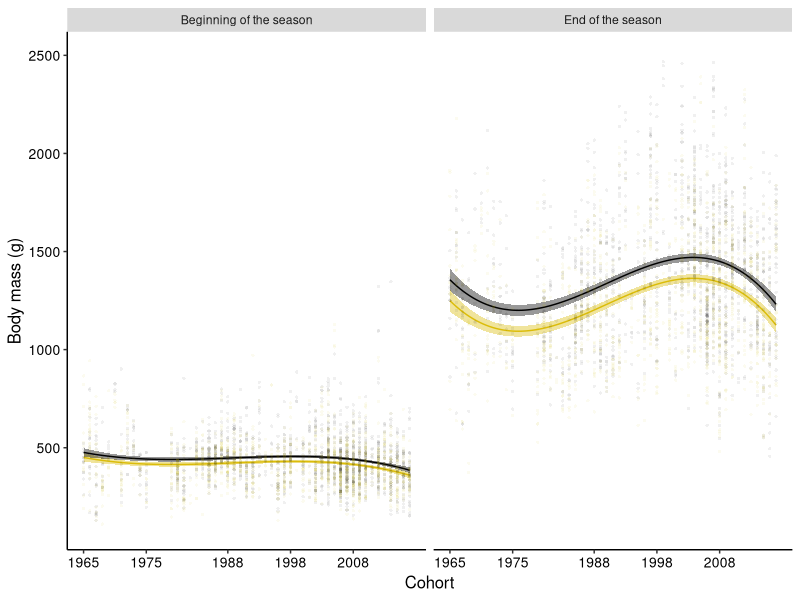

Source code (R):
library(ggplot2)
library(tidyr)
library(dplyr)


theme_set(theme(
  legend.position = "none",
  panel.grid.major = element_blank(),
  panel.grid.minor = element_blank(),
  panel.background = element_blank(),
  axis.line = element_line(colour = "black"),
  axis.title = element_text(size = 12),
  axis.text = element_text(size = 10),
  title = element_text(size = 11),
  plot.tag = element_text(size = 15)
))


variable_names <- list("beg" = "Beginning of the season",
                       "end" = "End of the season")

variable_labeller <- function(variable, value) {
  return(variable_names[value])
}


male_col <- "black"
female_col <- "#dbbc09"


df <- read.csv("data/tb_annualid.csv") #nolint
df <- subset(df, df$age_class == "J")
df <- subset(df, !is.na(df$massaug))
df$year_recruit_sc <- scale(df$year_recruit)

df_long <- df %>%
  pivot_longer(
    cols = c(massjun, massaug),
    names_to = "season",
    values_to = "mass"
  ) %>%
  mutate(season = ifelse(season == "massjun", "beg", "end"))

head(df_long)


###############
# Mod aug
###############

mod_aug_1 <- lm(massaug ~ poly(year_recruit_sc, 3) * sex, data = df)

mod_aug_2 <- lm(massaug ~ poly(year_recruit_sc, 3) + sex, data = df)

anova(mod_aug_1, mod_aug_2)

mod_aug <- mod_aug_2

summary(mod_aug)

eff_data_aug <- data.frame(effects::effect(c("sex:year_recruit_sc"),
                                           mod_aug, partial.residuals = TRUE))

eff_data_aug$season <- as.factor(rep("end", nrow(eff_data_aug)))


###############
# Mod jun
###############

mod_jun_1 <- lm(massjun ~ poly(year_recruit_sc, 3) * sex, data = df)

mod_jun_2 <- lm(massjun ~ poly(year_recruit_sc, 3) + sex, data = df)

anova(mod_jun_1, mod_jun_2)

mod_jun <- mod_jun_2

summary(mod_jun)

eff_data_jun <- data.frame(effects::effect(c("sex:year_recruit_sc"),
                                           mod_jun, partial.residuals = TRUE))

eff_data_jun$season <- as.factor(rep("beg", nrow(eff_data_jun)))



################ Combine ################

eff_data <- merge(eff_data_jun, eff_data_aug, all = TRUE)


juvenile_trend <- ggplot(eff_data, aes(x = year_recruit_sc,
                                       y = fit,
                                       color = sex)) +
  facet_wrap(~season, labeller = variable_labeller) +
  geom_ribbon(data = eff_data, aes(ymin = lower, # Model's predictions SE
                                   ymax = upper,
                                   fill = sex),
              linetype = 0, alpha = .4) +
  geom_line(data = eff_data, aes(x = year_recruit_sc, # Model's predictions
                                 y = fit,
                                 color = sex)) +
  geom_point(data = df_long, aes(x = year_recruit_sc, # Raw data
                                 y = mass,
                                 color = sex),
             size = .8, shape = 16, alpha = .06) +
  scale_color_manual(values = c(female_col, male_col),
                     labels = c("Female", "Male")) +
  scale_fill_manual(values = c(female_col, male_col),
                    labels = c("Female", "Male")) +
  scale_y_continuous(limits = c(100, 2500),
                     breaks = seq(500, 2500, 500)) +
  scale_x_continuous(labels = unique(df$year_recruit)[c(seq(1, 50, 10))],
                     breaks = unique(df$year_recruit_sc)[c(seq(1, 50, 10))],
                     limits = c(unique(df$year_recruit_sc)[1],
                                unique(df$year_recruit_sc)[50])) +
  xlab("Cohort") +
  ylab("Body mass (g)")

ggsave("figures/fig-juvenile-trend.png", plot = juvenile_trend)



############################ Aug prediction (raw) ############################

plot_aug_raw <- ggplot(df, aes(x = year_recruit, y = massaug)) +
  geom_point(alpha = .25, col = "grey") +
  geom_smooth(method = "loess", formula = "y ~ x",
              size = 1.2, aes(color = sex)) +
  geom_smooth(method = "lm", col = "darkgrey", formula = "y ~ x",
              se = FALSE, linetype = "dashed") +
  xlab("Cohort (birth year)") + ylab("Body mass (g)") +
  scale_color_manual(values = c(female_col, male_col),
                     labels = c("Female", "Male")) +
  facet_wrap(~ df$sex, labeller = variable_labeller)


predictions <- ggplot_build(plot_aug_raw)$data[[2]]

predictions$colour <- as.factor(predictions$colour)

predictions_f <- subset(predictions, predictions$colour == female_col)
predictions_m <- subset(predictions, predictions$colour == male_col)


# Female
## Mass
min(predictions_f$y)
max(predictions_f$y)

## Cohort
predictions_f[which(predictions_f$y == min(predictions_f$y)), "x"]
predictions_f[which(predictions_f$y == max(predictions_f$y)), "x"]


# Male
## Mass
min(predictions_m$y)
max(predictions_m$y)

## Cohort
predictions_m[which(predictions_m$y == min(predictions_m$y)), "x"]
predictions_m[which(predictions_m$y == max(predictions_m$y)), "x"]
